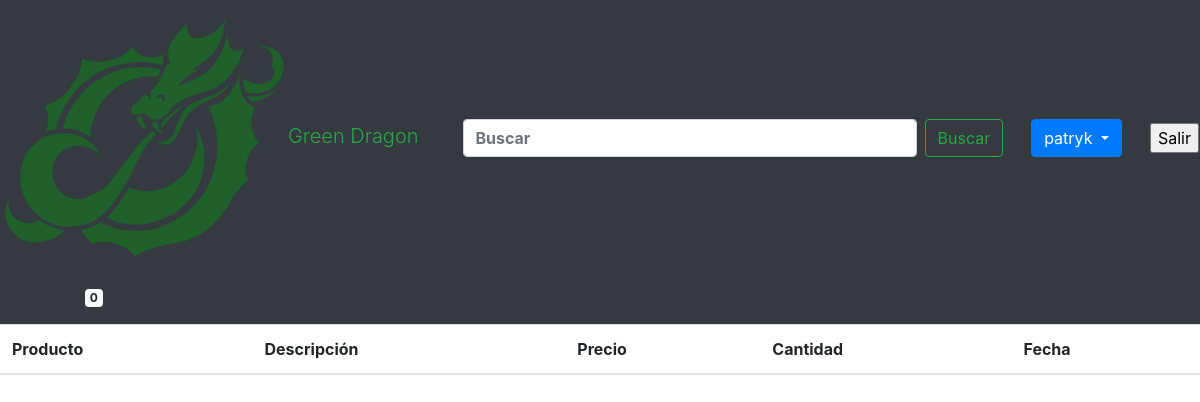
/index.php?controller=order&action=orderHistory (signed in), run on an earlier commit of the app's database.
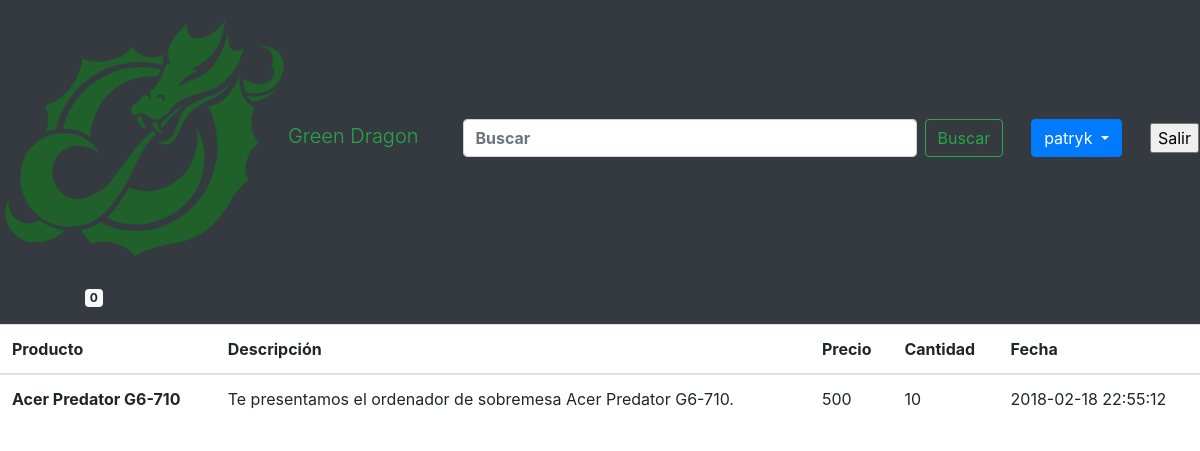
And on a later commit of the database.
### tables this page shows
CREATE TABLE IF NOT EXISTS `orderitem` (
  `ORDERLINE` int(11) NOT NULL,
  `ORDER` int(11) NOT NULL,
  `PRODUCT` int(11) NOT NULL,
  `QUANTITY` int(11) NOT NULL DEFAULT '1',
  `PRICE` decimal(6,2) NOT NULL,
  PRIMARY KEY (`ORDERLINE`,`ORDER`),
  KEY `ORDER` (`ORDER`),
  KEY `PRODUCT` (`PRODUCT`)
);

CREATE TABLE IF NOT EXISTS `product` (
  `ID` int(11) NOT NULL AUTO_INCREMENT,
  `NAME` varchar(32) NOT NULL,
  `STOCK` int(11) DEFAULT '0',
  `PRICE` decimal(6,2) NOT NULL,
  `SPONSORED` enum('Y','N') DEFAULT 'N',
  `SHORTDESCRIPTION` varchar(128) DEFAULT NULL,
  `LONGDESCRIPTION` varchar(1024) DEFAULT NULL,
  `BRAND` int(11) NOT NULL,
  `CATEGORY` int(11) NOT NULL,
  PRIMARY KEY (`ID`),
  KEY `BRAND` (`BRAND`),
  KEY `CATEGORY` (`CATEGORY`)
);

CREATE TABLE IF NOT EXISTS `order` (
  `ID` int(11) NOT NULL AUTO_INCREMENT,
  `DATE` datetime NOT NULL DEFAULT CURRENT_TIMESTAMP,
  `PAYMENTINFO` enum('PAID','PENDING','REJECTED') NOT NULL DEFAULT 'PENDING',
  `STATUS` enum('RECEIVED','PROCESSING','SHIPPED','ONDELIVERY','DELIVERED','CANCELED','RETURNED') NOT NULL DEFAULT 'RECEIVED',
  `SHIPPINGADDRESS` varchar(255) NOT NULL,
  `USER` varchar(32) NOT NULL,
  PRIMARY KEY (`ID`),
  KEY `USER` (`USER`)
);

### controller/order_controller.php (called while the page is built, shortened)
<?php
require_once("model/order_model.php");
class order_controller {
    public function order_UserRecord() {
        $records = new order_model();
        $records = $records->order_UserRecord();
        require_once("view/main/html/record_page.phtml");
    }
}
?>

### db/conectar.php (called while the page is built)
<?php
class Conectar{
    public static function conexion(){
        $conexion=new mysqli("localhost", "user", "user", "store03");
        $conexion->query("SET NAMES 'utf8'");
        return $conexion;
    }
}
?>

### model/order_model.php (called while the page is built, shortened)
<?php
class order_model {
    private $db;
    private $order, $orderlinedel, $products;
    public function __construct() {
        $this->db           = Conectar::conexion();
        $this->order        = array();
    }
    public function order_UserRecord() {
        $query = $this->db->query("SELECT prd.NAME, prd.SHORTDESCRIPTION,prd.PRICE,ord.`DATE`,oitm.QUANTITY FROM
          `ORDER` ord left JOIN ORDERITEM oitm on ord.ID = oitm.ORDER LEFT JOIN PRODUCT prd ON prd.ID = oitm.PRODUCT
          WHERE USER = '{$_SESSION['user']}' AND ord.PAYMENTINFO = 'PAID'");
        while ($row = $query->fetch_assoc()) {
            $this->order[] = $row;
        }
        return $this->order;
    }
}

### view/main/html/record_page.phtml (the view, shortened to what this page needs)
<!DOCTYPE html>
<html>
  <head>
    <link rel="stylesheet" href="https://maxcdn.bootstrapcdn.com/bootstrap/4.0.0-beta.3/css/bootstrap.min.css">
  </head>
  <body>
    <?php
    include("view/main/php/header.php");?>
    <table class="table table-hover">
      <thead>
        <tr>
          <th>Producto</th>
          <th>Descripción</th>
          <th>Precio</th>
          <th>Cantidad</th>
          <th>Fecha</th>
        </tr>
      </thead>
      <tbody>
        <?php foreach ($records as $record){ ?>
        <tr>
          <th scope="row"><?php echo $record['NAME'] ?></th>
          <td><?php echo $record['SHORTDESCRIPTION'] ?></td>
          <td> <?php echo "500" ?></td>
          <td><?php echo $record['QUANTITY'] ?></td>
          <td><?php echo $record['DATE'] ?></td>
        </tr>
<?php } ?>
      </tbody>
    </table>
  </body>
</html>

### index.php (shortened to what this page needs)
<?php
require_once("db/conectar.php");
require_once("controller/order_controller.php");
if (isset($_GET['controller']) && isset($_GET['action'])) {
    if ($_GET['controller'] == "order") {
    if ($_GET['action'] == "orderHistory") {
      $controller = new order_controller();
      $controller->order_UserRecord();
    }
  }
} else {
    $controller = new productos_controller();
    $controller->show_start_page();
}
?>

### view/main/php/header.php (shortened to what this page needs)
<div class="row">
  <nav class="navbar navbar-light bg-dark justify-content-between col-12">
    <a class="navbar-brand text-success display-4" href="index.php?controller=productos&action=show_start_page"><img src="view/main/img/main-logo.png" id="main-logo" alt="Dragón verde">Green Dragon</a>
    <form class="form-inline" action="index.php?controller=productos&action=buscador" method="post">
      <input id="name" name="name" class="form-control mr-sm-2 font-weight-bold" type="search" size="35" placeholder="Buscar" aria-label="Buscar">
      <button class="btn btn-outline-success my-2 my-sm-0" type="submit">Buscar</button>
    </form>
    <?php
    if(isset($_SESSION['user'])){
      if ($_SESSION['user'] == "admin") {?>
      <div class="dropdown">
        <button class="btn btn-primary dropdown-toggle" type="button" id="userMenu" data-toggle="dropdown" aria-haspopup="true" aria-expanded="false">
            <?php echo  $_SESSION['user'];?>
        </button>
        <div class="dropdown-menu" aria-labelledby="userMenu">
          <a href="index.php?controller=productos&action=show_manage_product" class="dropdown-item btn">Zona ADMIN</a>
          <a href="index.php?controller=usuarios&action=logout" class="dropdown-item btn text-danger">Salir</a>
        </div>
      </div>
      <?php }else{ ?>
      <div class="dropdown">
        <button class="btn btn-primary dropdown-toggle" type="button" id="userMenu" data-toggle="dropdown" aria-haspopup="true" aria-expanded="false">
        <?php echo  $_SESSION['user'];?>
    </button>
      </div>
      <?php }?>
      <form action="index.php?controller=usuarios&action=logout" method="post">
        <input type="submit" name="logout" value="Salir">
      </form>
      <?php } else {?>
      <form action="index.php?controller=usuarios&action=show_login_page" method="post">
        <input type="submit" name="login" value="Identificarse">
      </form>
      <?php } ?>
      <div class="col-3 p-2 input-group pt-3 pb-auto bg-inverse">
        <div class="w-50 text-right pr-5 " onmouseover="myFunction()" onmouseout="myFunction2()">
          <a class="d-inline-flex" href="index.php?controller=order&action=show_cart">
            <div class="">
              <span class="badge badge-light"><?php if (empty(isset($_SESSION['cart']))) {
            echo "0";
        }?></span>
            </div>
          </a>
        </div>
      </div>
  </nav>
</div>

What changed in the data, as far as the page shows it:
added orderitem: PRODUCT.NAME "Acer Predator G6-710", PRODUCT.SHORTDESCRIPTION "Te presentamos el ordenador de sobremesa Acer Predator G6-710.", QUANTITY "10", ORDER.DATE "2018-02-18 22:55:12"
